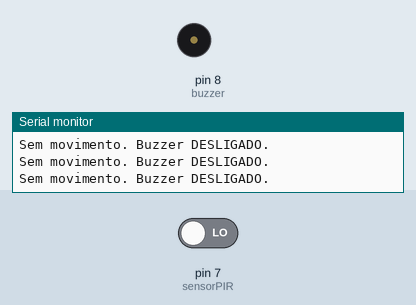
Simulated run of this sketch. Board: Arduino Uno, built with avr-gcc and run on an emulated ATmega328P. On the bench: buzzer (waves = sounding, pin HIGH), the last lines printed to the serial monitor. Inputs (shaded band) come from the test bench; at power-on: pin 7 (sensorPIR) LOW.

Above: at 1.2 s.
1.3 s: pin 7 (sensorPIR) driven HIGH
At 2.3 s:
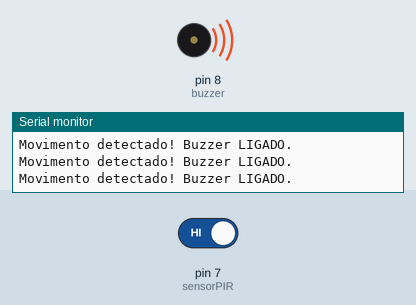
2.8 s: pin 7 (sensorPIR) driven LOW
At 3.6 s:
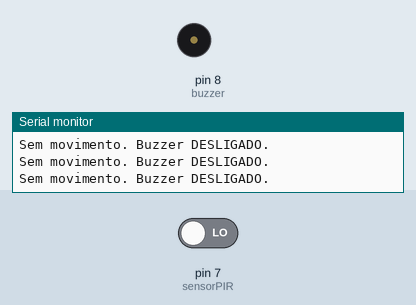
Timing chart, 0 to 5.8 s (numbered marks = the images above; inputs shaded):
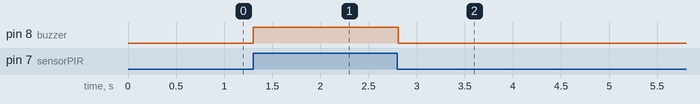

Measured:
- after the input at 1.3 s, pin 8 (buzzer): LOW → HIGH at once
- after the input at 2.8 s, pin 8 (buzzer): HIGH → LOW at once

The sketch:

Arduino_cpp.ino
```cpp
const int sensorPIR = 7;
const int buzzer    = 8;

void setup() {
  pinMode(sensorPIR, INPUT);
  pinMode(buzzer, OUTPUT);

  Serial.begin(9600);
}

void loop() {
  int leitura = digitalRead(sensorPIR);

  if (leitura == HIGH) {

    digitalWrite(buzzer, HIGH);
    Serial.println("Movimento detectado! Buzzer LIGADO.");
  } else {

    digitalWrite(buzzer, LOW);
    Serial.println("Sem movimento. Buzzer DESLIGADO.");
  }

  delay(100);
}
```
